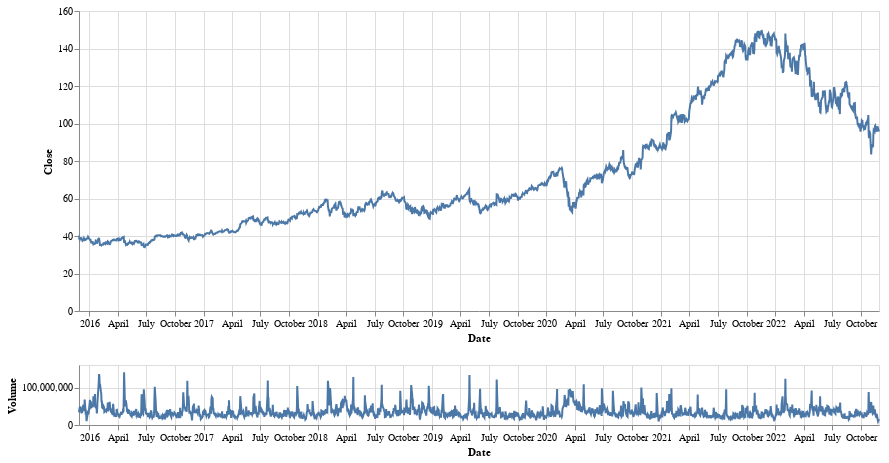

This figure's notebook cell:
### Code cell
# Use this third-party template to loop through multiple tickers

def get_data(company_name):
    data = yf.download(company_name, period='7y')
    price = alt.Chart(data.reset_index()).mark_line().encode(
    x='Date:T',
    y='Close',
    tooltip=['Date', 'Open', 'High', 'Low', 'Volume']).properties(
    width=800, height=300)
    
    volume = alt.Chart(data.reset_index()).mark_line().encode(
    x='Date:T',
    y='Volume').properties(width=800, height=60)
       
    return price & volume

get_data('GOOGL')

### Figure 1 — Vega-Lite specification as saved in the notebook (floating-point values rounded to 4 significant figures; data arrays with more than 128 entries replaced by an {"elided": "..."} marker saying what was removed)
{"config": {"view": {"continuousWidth": 400, "continuousHeight": 300}}, "vconcat": [{"data": {"name": "data-a35a7920f33dd1f892a492bc3d846000"}, "mark": "line", "encoding": {"tooltip": [{"type": "temporal", "field": "Date"}, {"type": "quantitative", "field": "Open"}, {"type": "quantitative", "field": "High"}, {"type": "quantitative", "field": "Low"}, {"type": "quantitative", "field": "Volume"}], "x": {"type": "temporal", "field": "Date"}, "y": {"type": "quantitative", "field": "Close"}}, "height": 300, "width": 800}, {"data": {"name": "data-a35a7920f33dd1f892a492bc3d846000"}, "mark": "line", "encoding": {"x": {"type": "temporal", "field": "Date"}, "y": {"type": "quantitative", "field": "Volume"}}, "height": 60, "width": 800}], "$schema": "https://vega.github.io/schema/vega-lite/v4.8.1.json", "datasets": {"data-a35a7920f33dd1f892a492bc3d846000": {"elided": "1762 records"}}}
